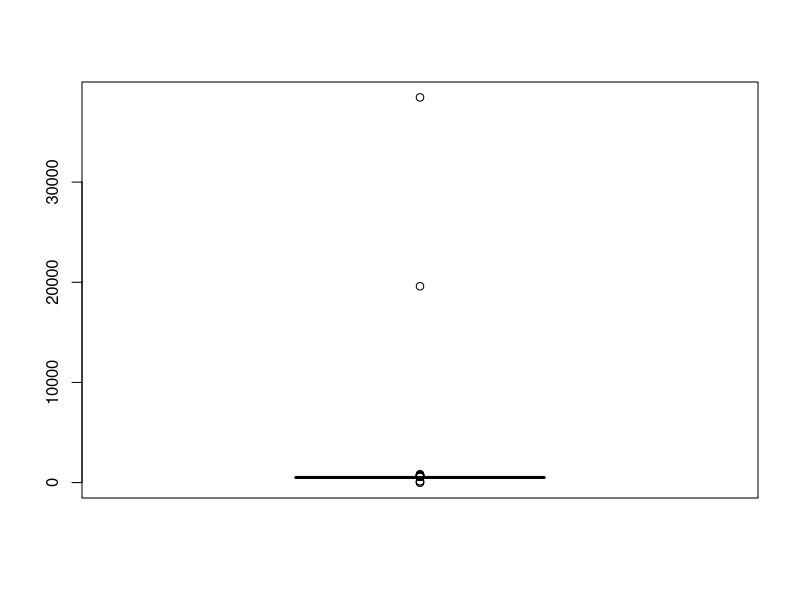
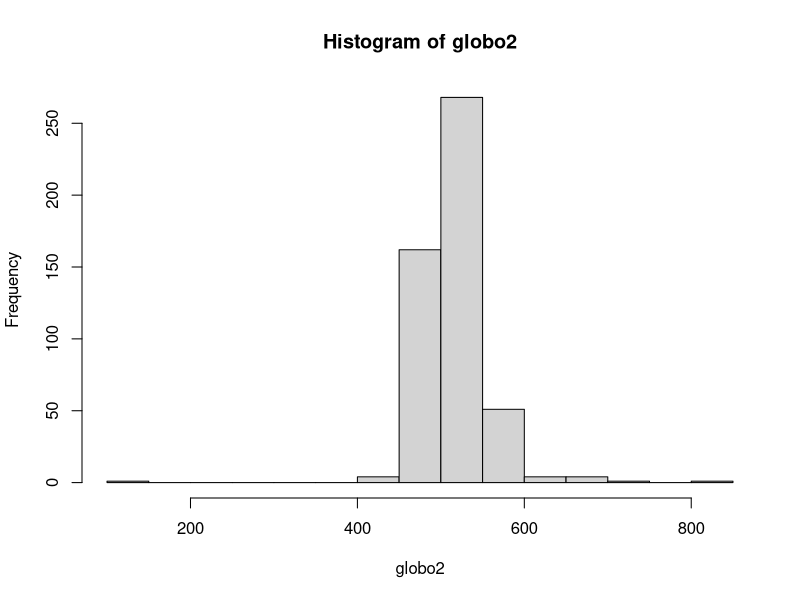
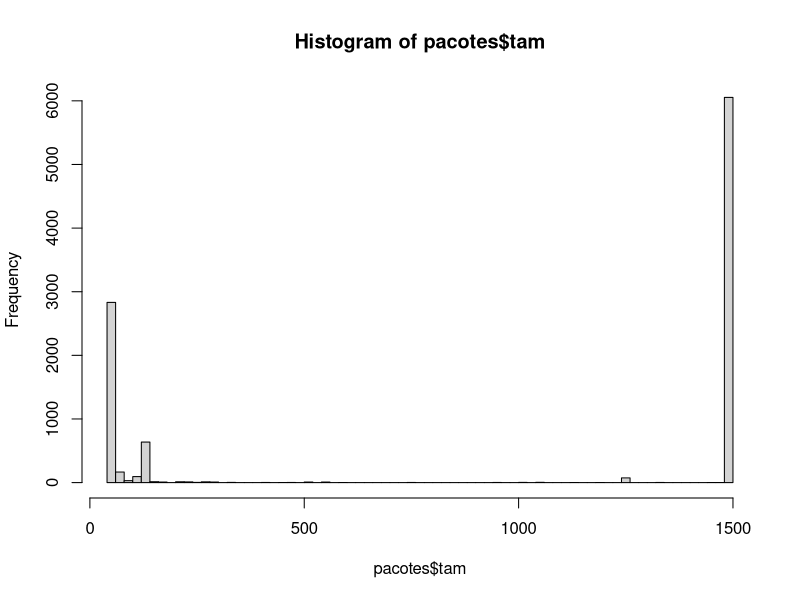
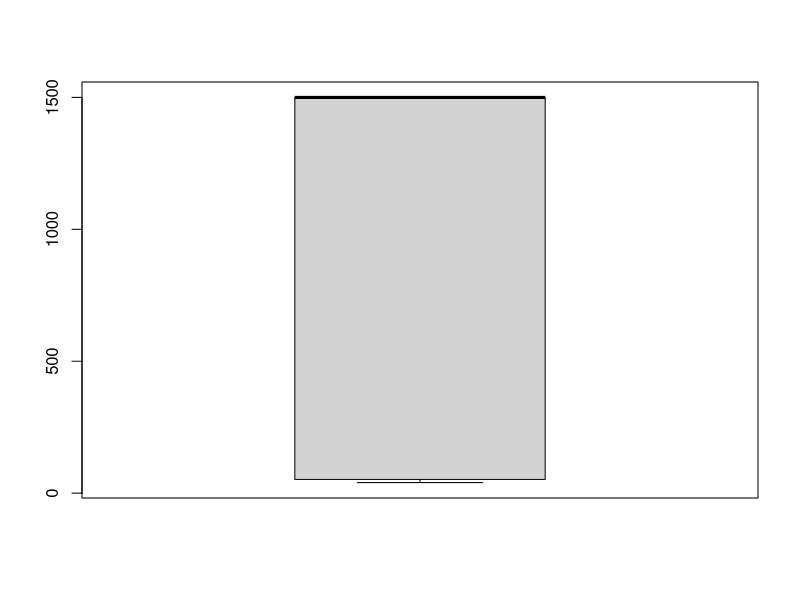
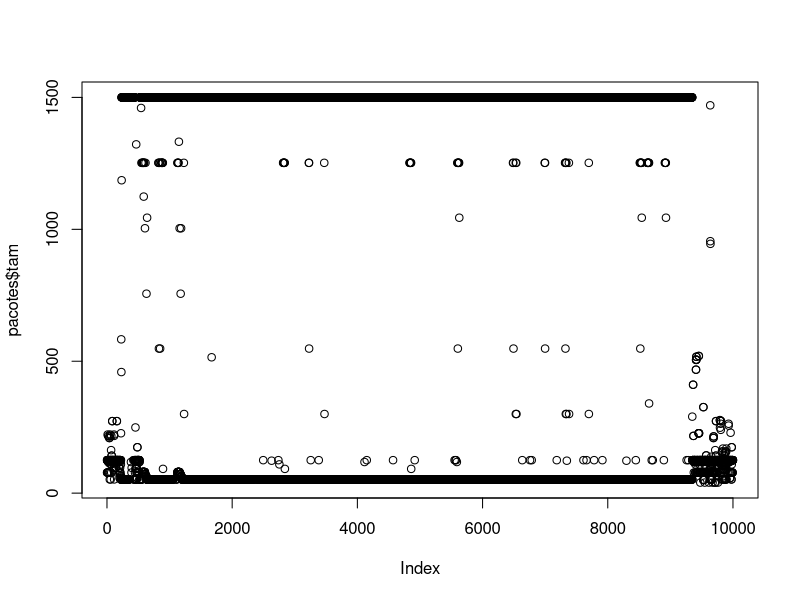
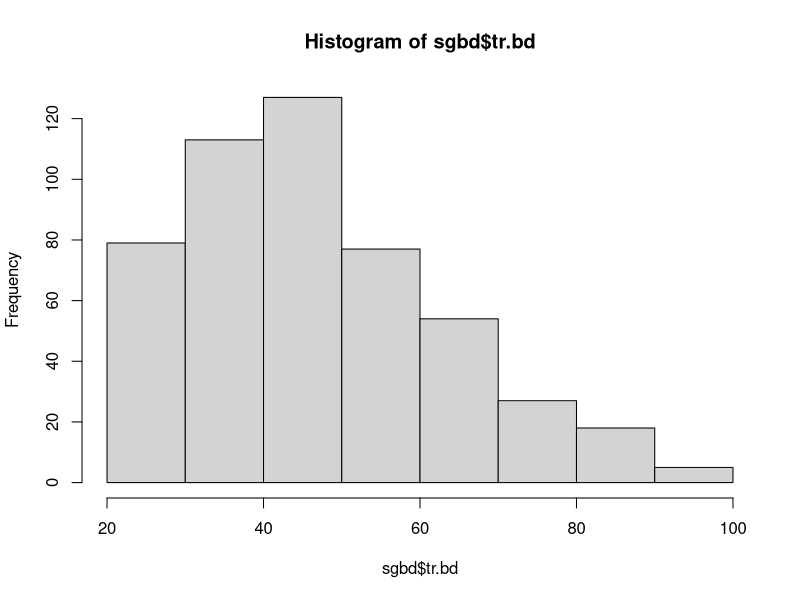
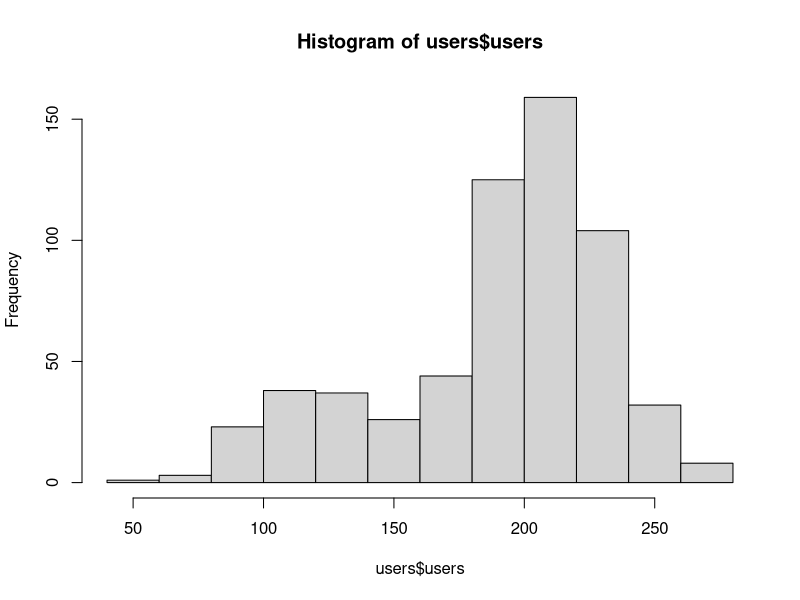
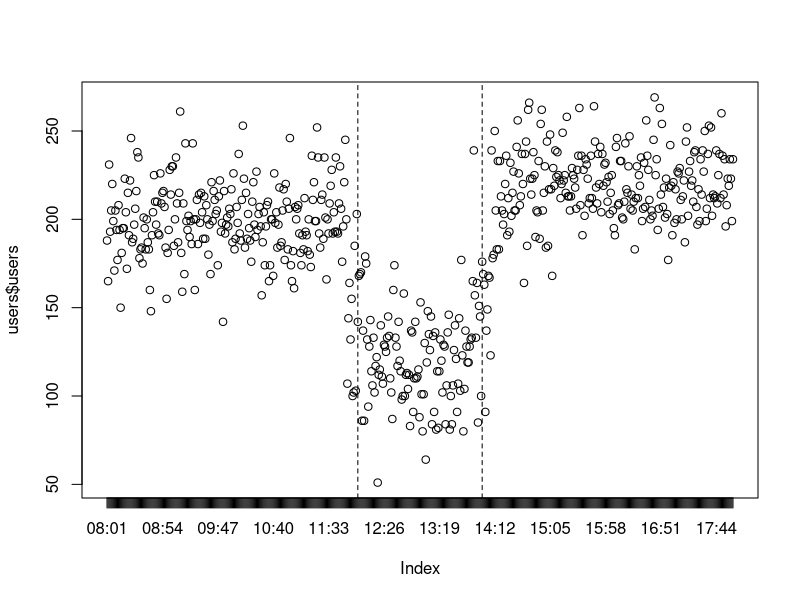

The R source for these figures, in order:
## ---- chunk 1
globo_data <- read.table("./asc-dados/globo.dat")

## ---- chunk 2
boxplot(globo_data$V1)
(globo_data$V1[globo_data$V1 > 1000])

## ---- chunk 3
globo2 <- globo_data[!(globo_data == 0 | globo_data > 1000)]
hist(globo2)
summary(globo2)
## ---- chunk 4
globo3 <- globo_data[globo_data != 0]
sum(globo3 < 600) / length(globo3) 
# Quase 98% da requisções ficaram abaixo de 600ms porem quase não é ficar rs;
## ---- chunk 5
pacotes <- read.table("./asc-dados/pacotes.dat", head=T)
summary(pacotes$tam)
hist(pacotes$tam, breaks = 100)
boxplot(pacotes$tam)
plot(pacotes$tam)
sum(pacotes$tam > 1000) / length(pacotes$tam)
sum(pacotes$tam < 100) / length(pacotes$tam)

# Dificil usar média, moda ou mediana neste caso, os dados estão distribuidos nas pontas (30% dos dados são menores ou iguas a 100ms e 61% são maiores que 1000ms) oque dificulda a analise.

## ---- chunk 6
table(pacotes$tam)
sort(table(pacotes$tam), decreasing = T)
## ---- chunk 7
sgbd <- read.table("./asc-dados/trbd.dat", head=T)
head(sgbd)
hist(sgbd$tr.bd)
summary(sgbd$tr.bd)
CV <- function(x) { sd(x) / mean(x) } # Coefiecente de variação

CV(sgbd$tr.bd)

# Vazão maxima será quando a resposta for minima
# 50 consultas por segundo, sendo a consulta minima 20ms

## ---- chunk 8

users <- read.table("./asc-dados/usuarios.dat", head=T)

summary(users)
hist(users$users)
# Min 51.0 
# Max 269.0

# Horarios

# pode tbm usar which com o dataframe
(users$horario[users$users == max(users$users)])
(users$horario[users$users == min(users$users)])

# B) Divide em 3 periodos e pega media,mediana -> faz sentido
# Numero tipico de usuarios = mediana = 201.0

# Horarios acima do medido na analise
(users$horario[users$users > 260])

# Assimetria, lado que está a cauda

# Plota o dataframe
plot(users$users, xaxt="n")
axis(1, at =1:600, labels=users$horario)
abline(v=c(241,360), lty=2)

users[which(users$users > 260), ]

## ---- chunk 9
tmp <- read.table("./asc-dados/aed-tcons.dat", head=T)
hist(tmp$S1) # Assimemtrica a direita
hist(tmp$S2) # bimodal simetrica
hist(tmp$S3) # Simetrica
hist(tmp$S4) # Assimetrica a esquerda

summary(tmp$S3)
print("--")
summary(tmp$S2)


## ---- chunk 10

# b) Calcule o 3o quartil, o 90o e o 95o percentis dos tempos de consulta de S4.

# summary(tmp$S4) #  3rd Quartil: 69.89
quantile(tmp$S4, 0.75)
quantile(tmp$S4, 0.90)
quantile(tmp$S4, 0.95)


## ---- chunk 11
# (c) Calcule a mediana, a média aritmética e média truncada a 5% para os tempos de consulta de S1 e S3. Como o truncamento afeta a média de cada sistema?

median(tmp$S1)
mean(tmp$S1)
mean(tmp$S1, trim = 0.05)
print("###")
median(tmp$S3)
mean(tmp$S3)
mean(tmp$S3, trim = 0.05)

# Aumenta a média, visto que o valores (5%) maiores e menores cairam fora

# D
# ECDF1 - AE
# ECDF2 - BM
# ECDF3 - US
# ECDF4 - AD

## ---- chunk 12
# Plota tudo juntinho do lado
par()
